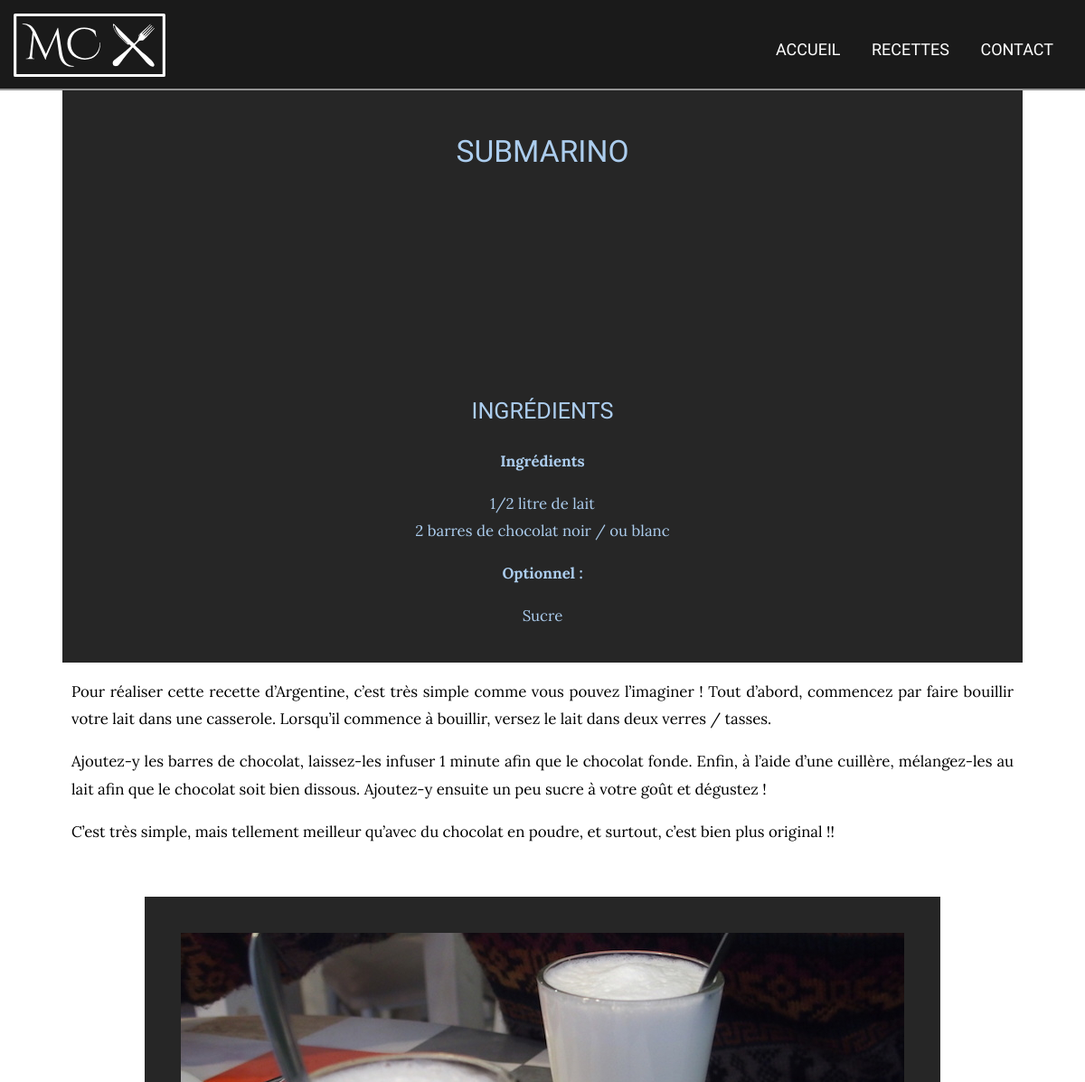
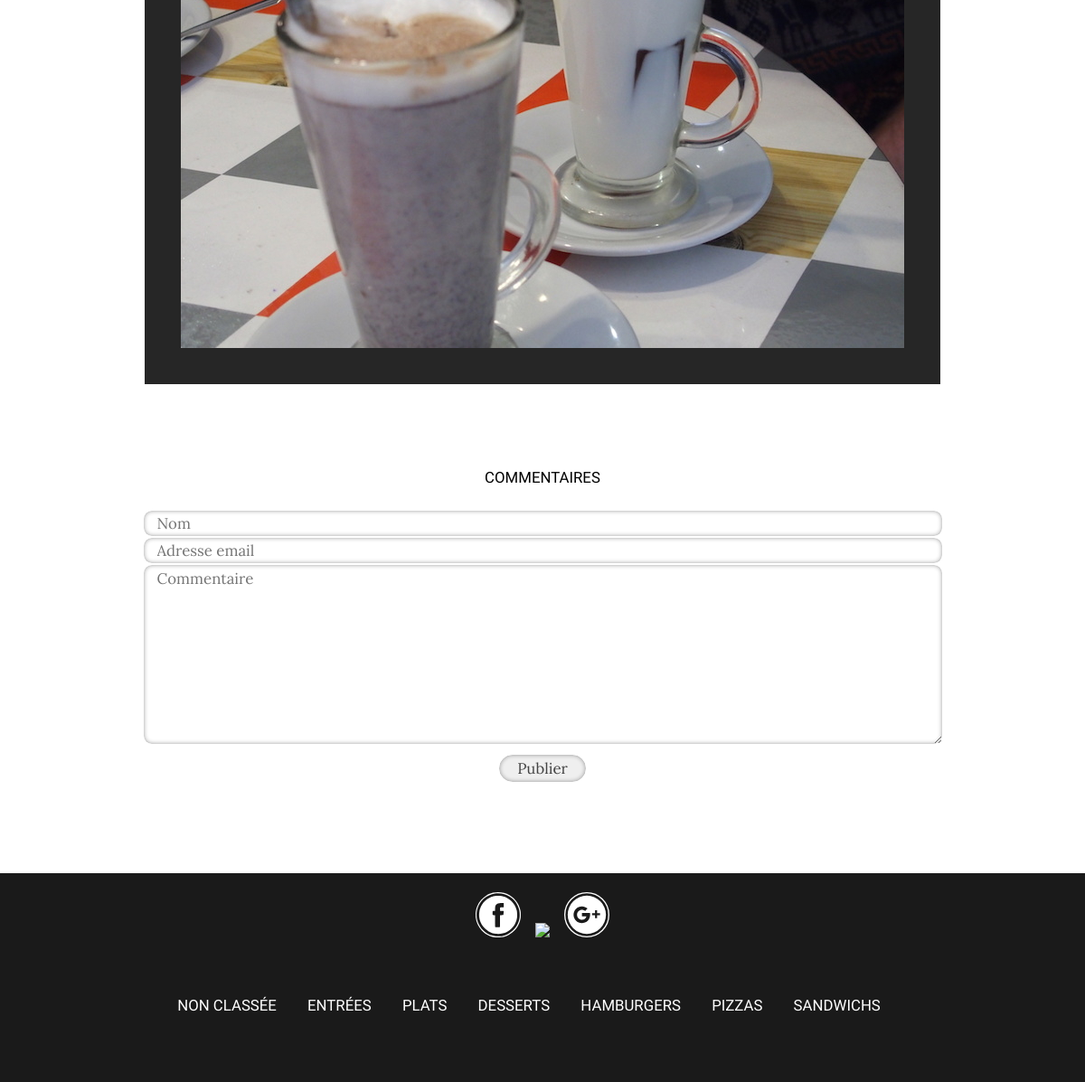
/public/index.php?p=recipe&id=120, run on the app's committed database (2 pictures, top to bottom).
### tables this page shows
CREATE TABLE IF NOT EXISTS `recipes` (
  `id` int(4) NOT NULL AUTO_INCREMENT,
  `title` varchar(80) NOT NULL,
  `post_date` datetime NOT NULL,
  `description` mediumtext,
  `category_id` int(4) DEFAULT NULL,
  `ingredients` mediumtext,
  `picture` varchar(255) DEFAULT 'recette.png',
  `pays` varchar(80) DEFAULT NULL,
  `posted` tinyint(1) NOT NULL DEFAULT '0',
  `admin_id` int(4) NOT NULL,
  PRIMARY KEY (`id`),
  KEY `articles_category_id_index` (`category_id`),
  KEY `id` (`id`),
  KEY `admin_id` (`admin_id`)
);

CREATE TABLE IF NOT EXISTS `categories` (
  `id` int(4) NOT NULL AUTO_INCREMENT,
  `category_name` varchar(80) NOT NULL,
  `description` mediumtext,
  PRIMARY KEY (`id`),
  UNIQUE KEY `categorie_id_uindex` (`id`)
);

### public/index.php (called while the page is built, shortened)
<?php
require ROOT . '/app/App.php';
if(isset($_GET['p'])){
    $page = $_GET['p'];
} else {
    $page = 'pages';
}
if (file_exists(ROOT . "/app/controllers/$page.controller.php")) {
    require ROOT . "/app/controllers/$page.controller.php";
}
require ROOT . '/app/views/templates/layout.phtml';

### app/Autoload.php (called while the page is built, shortened)
<?php
class Autoload{
    static function autoload($class){
        if (strpos($class, __NAMESPACE__ . '\\') === 0){
            $class = str_replace(__NAMESPACE__ . '\\', '', $class);
            $class = str_replace('\\', '/', $class);
        }
    }
}

### app/controllers/recipe.controller.php (called while the page is built, shortened)
<?php
$recipeModel = new Recipe();
if(array_key_exists('id', $_GET)){
    $recipe = $recipeModel->getRecipe($_GET['id']);
}

### lib/Autoload.php (called while the page is built, shortened)
<?php
class Autoload{
    static function autoload($class){
        if (strpos($class, __NAMESPACE__ . '\\') === 0){
            $class = str_replace(__NAMESPACE__ . '\\', '', $class);
            $class = str_replace('\\', '/', $class);
        }
    }
}

### app/App.php (called while the page is built, shortened)
<?php
Class App{
    private static $database;
    public static function load(){
        require ROOT . '/app/Autoload.php';
        require ROOT . '/lib/Autoload.php';
    }
    public static function getDatabase(){
        if(self::$database === null){
            self::$database = new Database(self::DB_NAME, self::DB_HOST, self::DB_USER, self::DB_PASS);
        }
        return self::$database;
    }
}

### lib/Database.php (called while the page is built, shortened)
<?php
class Database{
    private $db_name;
    private $db_host;
    private $db_user;
    private $db_pass;
    private $pdo;
    public function __construct($db_name, $db_host, $db_user, $db_pass)
    {
        $this->db_name = $db_name;
        $this->db_host = $db_host;
        $this->db_user = $db_user;
        $this->db_pass = $db_pass;
    }
    private function getPDO()
    {
        if($this->pdo === null){
            $pdo = new PDO('mysql:dbname=' . $this->db_name . ';host=' . $this->db_host, $this->db_user, $this->db_pass, [
                PDO::ATTR_ERRMODE => PDO::ERRMODE_EXCEPTION,
                PDO::ATTR_EMULATE_PREPARES => false,
                PDO::MYSQL_ATTR_INIT_COMMAND => 'SET NAMES \'UTF8\''
            ]);
            $this->pdo = $pdo;
        }
        return $this->pdo;
    }
    public function query_all($sql, array $params = []) {
        $query = $this->getPDO()->prepare($sql);
        $query->execute($params);
        return $query->fetchAll(PDO::FETCH_OBJ);
    }
    public function query_one($sql, array $params = []) {
        $query = $this->getPDO()->prepare($sql);
        $query->execute($params);
        return $query->fetch(PDO::FETCH_OBJ);
    }
}

### app/models/Recipe.php (called while the page is built, shortened)
<?php
Class Recipe {
    public function getRecipe($id){
        return App::getDatabase()->query_one("
          SELECT recipes.id, title, post_date, recipes.description,  category_id, ingredients, picture, posted, category_id, category_name as categorie, admin_name as admin
          FROM recipes
          LEFT JOIN categories
            ON recipes.category_id = categories.id
          LEFT JOIN admin
            ON recipes.admin_id = admin.id
          WHERE recipes.id = ?
        ", [$id]);
    }
}

### app/models/Category.php (called while the page is built, shortened)
<?php
Class Category {
    Public function getAll(){
        return App::getDatabase()->query_all("
          SELECT *
          FROM categories
        ");
    }
}

### app/views/recipe.phtml (the view, shortened to what this page needs)
<section class="container">
    <article class="recipe">
        <div class="intro">
            <h1><?= $recipe->title; ?></h1>
            <div class="parallax_recipe" style="<?='background-image:url(img/recipes/'.$recipe->picture; ?>)">
            </div>
            <h2>Ingrédients</h2>
            <p><?=$recipe->ingredients; ?></p>
        </div>
        <p id="description"><?=$recipe->description; ?></p>
        <img src="img/recipes/<?= $recipe->picture; ?>" alt="<?= $recipe->title; ?>">
    </article>
    <section class="comments">
        <h4>Commentaires</h4>
        <form method="post">
                <input type="text" name="name" id="form_name" placeholder="Nom" required>
                <input type="email" name="email" id="form_email" placeholder="Adresse email" required>
                <textarea name="comment" id="form_comment" placeholder="Commentaire" required></textarea>
                <br>
                <button type="submit" name="submit" id="form_submit">Publier</button>
        </form>
    </section>
</section>

### app/views/templates/footer.phtml
<?php use App\Models\Category;
$categoryModel = new Category();
$categories = $categoryModel->getAll(); ?>
<div>
    <button class="social_button share_facebook" data-url="">
        <img src="img/icons/facebook.svg">
    </button>
    <button class="social_button share_twitter" data-url="">
        <img src="img/icons/twitter.svg">
    </button>
    <button class="social_button share_gplus" data-url="">
        <img src="img/icons/gplus.svg">
    </button>
</div>
<nav>
<?php foreach ($categories as $category): ?>
    <a href="index.php?p=category&id=<?= $category->id; ?>"><?= $category->category_name; ?></a>
<?php endforeach; ?>
</nav>

### public/css/style.css (style rules this page uses)
* { box-sizing: border-box; }
html { font-size: 62.5%; }
body { font-family: 'Lora', serif; line-height: 180%; }
h1, h2, h3, h4 { font-family: Quattrocento, serif; text-transform: uppercase; font-weight: lighter; line-height: 150%; }
nav { font-family: Quattrocento, serif; font-weight: lighter; text-transform: uppercase; margin-bottom: 5rem; }
a { text-decoration: none; color: #2c2D2f; font-weight: lighter; }
ul { margin: 0; padding: 0; }
li { list-style: none; }
img { max-width: 100%; }
section { padding-top: 6rem; }
article { width: 90%; margin: auto; }
article p { text-align: justify; }
form input { border-radius: 1rem; border: 1px solid #fff; height: 3rem; outline: none; padding: 0px 5px 0px 15px; box-shadow: inset 0px 0px 5px rgba(0,0,0,0.4); color: #444; width: 75%; transition: 0.5s; }
form textarea { border-radius: 1rem; border: 1px solid #fff; height: 20rem; outline: none; padding: 0px 5px 0px 15px; box-shadow: inset 0px 0px 5px rgba(0,0,0,0.4); color: #444; width: 75%; transition: 0.5s; }
form button { display: block; margin: auto; border-radius: 2rem; border: 1px solid #fff; outline: none; padding: 0 2rem 0 ; box-shadow: inset 0px 0px 5px rgba(0,0,0,0.4); color: #444; }
.container { text-align: center; background-color: #FFF; max-width: 120rem; margin: 0 auto; padding: 4rem 1rem 10rem; }
.social_button { background-color: #ffffff00; border: 0; }
nav a { color: #fff; padding-right: 3rem; }
.recipe p { padding: 0 1rem; }
.recipe img { border: solid #262626 4rem; margin-top: 4rem; }
.intro { background-color: #262626; color: #accdee; padding-top: 5rem; padding-bottom: 2rem; margin-top: -5rem; }
.intro p { text-align: center; }
.parallax_recipe { background: center fixed no-repeat; background-size: 100%; height: 20rem; }
footer nav { margin-top: 5rem; }

### public/css/mobil.css (style rules this page uses)
@media only screen and (min-width: 360px) { .flow-text { font-size: 1.2rem; } }
@media only screen and (min-width: 390px) { .flow-text { font-size: 1.224rem; } }
@media only screen and (min-width: 420px) { .flow-text { font-size: 1.248rem; } }
@media only screen and (min-width: 450px) { .flow-text { font-size: 1.272rem; } }
@media only screen and (min-width: 480px) { .flow-text { font-size: 1.296rem; } }
@media only screen and (min-width: 510px) { .flow-text { font-size: 1.32rem; } }
@media only screen and (min-width: 540px) { .flow-text { font-size: 1.344rem; } }
@media only screen and (min-width: 570px) { .flow-text { font-size: 1.368rem; } }
@media only screen and (min-width: 600px) { .flow-text { font-size: 1.392rem; } }
@media only screen and (min-width: 630px) { .flow-text { font-size: 1.416rem; } }
@media only screen and (min-width: 660px) { .flow-text { font-size: 1.44rem; } }
@media only screen and (min-width: 690px) { .flow-text { font-size: 1.464rem; } }
@media only screen and (min-width: 720px) { .flow-text { font-size: 1.488rem; } }
@media only screen and (min-width: 750px) { .flow-text { font-size: 1.512rem; } }
@media only screen and (min-width: 780px) { .flow-text { font-size: 1.536rem; } }
@media only screen and (min-width: 810px) { .flow-text { font-size: 1.56rem; } }
@media only screen and (min-width: 840px) { .flow-text { font-size: 1.584rem; } }
@media only screen and (min-width: 870px) { .flow-text { font-size: 1.608rem; } }
@media only screen and (min-width: 900px) { .flow-text { font-size: 1.632rem; } }
@media only screen and (min-width: 930px) { .flow-text { font-size: 1.656rem; } }
@media only screen and (min-width: 960px) { .flow-text { font-size: 1.68rem; } }

### data on the page
recipes: title "SUBMARINO", picture (picture), ingredients "Ingrédients 1/2 litre de lait 2 barres de chocolat noir / ou blanc Optionnel : Sucre", description "Pour réaliser cette recette d’Argentine, c’est très simple comme vous pouvez l’imaginer ! Tout d’abord, commencez par faire bouillir votre lait dans une casserole. Lorsqu’il commence à bouillir, versez le lait dans deux verres / tasses. Ajoutez-y les barres de chocolat, laissez-les infuser 1 minute afin que le chocolat fonde. Enfin, à l’aide d’une cuillère, mélangez-les au lait afin que le chocolat soit bien dissous. Ajoutez-y ensuite un peu sucre à votre goût et dégustez ! C’est très simple, mais tellement meilleur qu’avec du chocolat en poudre, et surtout, c’est bien plus original !!"
categories: category_name "NON CLASSÉE"
categories: category_name "ENTRÉES"
categories: category_name "PLATS"
categories: category_name "DESSERTS"
categories: category_name "HAMBURGERS"
categories: category_name "PIZZAS"
categories: category_name "SANDWICHS"
